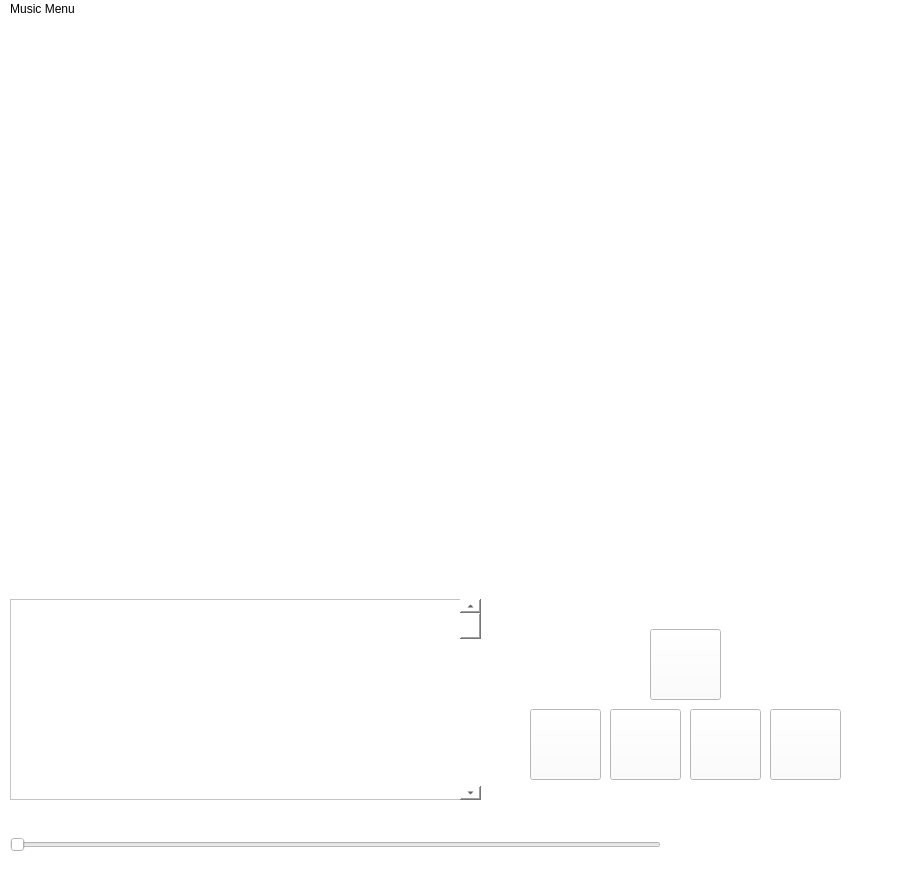
<?xml version="1.0" encoding="UTF-8"?>
<ui version="4.0">
 <class>MainWindow</class>
 <widget class="QMainWindow" name="MainWindow">
  <property name="geometry">
   <rect>
    <x>0</x>
    <y>0</y>
    <width>907</width>
    <height>890</height>
   </rect>
  </property>
  <property name="windowTitle">
   <string>MainWindow</string>
  </property>
  <property name="styleSheet">
   <string notr="true">

background-color: rgb(255, 255, 255);</string>
  </property>
  <property name="iconSize">
   <size>
    <width>200</width>
    <height>30</height>
   </size>
  </property>
  <property name="tabShape">
   <enum>QTabWidget::Rounded</enum>
  </property>
  <widget class="QWidget" name="centralwidget">
   <widget class="QListWidget" name="listWidget">
    <property name="geometry">
     <rect>
      <x>10</x>
      <y>580</y>
      <width>471</width>
      <height>201</height>
     </rect>
    </property>
    <property name="styleSheet">
     <string notr="true">

background-color: rgb(255, 255, 255);</string>
    </property>
   </widget>
   <widget class="QPushButton" name="pushButton">
    <property name="geometry">
     <rect>
      <x>650</x>
      <y>610</y>
      <width>71</width>
      <height>71</height>
     </rect>
    </property>
    <property name="text">
     <string/>
    </property>
    <property name="icon">
     <iconset>
      <normaloff>../../Desktop/Python/images/play button.png</normaloff>../../Desktop/Python/images/play button.png</iconset>
    </property>
    <property name="iconSize">
     <size>
      <width>70</width>
      <height>70</height>
     </size>
    </property>
    <property name="shortcut">
     <string/>
    </property>
   </widget>
   <widget class="QPushButton" name="pushButton_2">
    <property name="geometry">
     <rect>
      <x>690</x>
      <y>690</y>
      <width>71</width>
      <height>71</height>
     </rect>
    </property>
    <property name="text">
     <string/>
    </property>
    <property name="icon">
     <iconset>
      <normaloff>../../Desktop/Python/images/pause button.png</normaloff>../../Desktop/Python/images/pause button.png</iconset>
    </property>
    <property name="iconSize">
     <size>
      <width>70</width>
      <height>70</height>
     </size>
    </property>
    <property name="shortcut">
     <string/>
    </property>
   </widget>
   <widget class="QPushButton" name="pushButton_5">
    <property name="geometry">
     <rect>
      <x>610</x>
      <y>690</y>
      <width>71</width>
      <height>71</height>
     </rect>
    </property>
    <property name="text">
     <string/>
    </property>
    <property name="icon">
     <iconset>
      <normaloff>../../Desktop/Python/images/stop button.png</normaloff>../../Desktop/Python/images/stop button.png</iconset>
    </property>
    <property name="iconSize">
     <size>
      <width>70</width>
      <height>70</height>
     </size>
    </property>
    <property name="shortcut">
     <string/>
    </property>
   </widget>
   <widget class="QLabel" name="label_2">
    <property name="geometry">
     <rect>
      <x>0</x>
      <y>-20</y>
      <width>901</width>
      <height>591</height>
     </rect>
    </property>
    <property name="styleSheet">
     <string notr="true">

background-color: rgb(255, 255, 255);</string>
    </property>
    <property name="text">
     <string/>
    </property>
    <property name="pixmap">
     <pixmap>../../Desktop/pic/3736046718_a music logo of a man who listens to music with he_xl-beta-v2-2-2.png</pixmap>
    </property>
    <property name="scaledContents">
     <bool>true</bool>
    </property>
   </widget>
   <widget class="QScrollBar" name="verticalScrollBar">
    <property name="geometry">
     <rect>
      <x>460</x>
      <y>580</y>
      <width>21</width>
      <height>201</height>
     </rect>
    </property>
    <property name="styleSheet">
     <string notr="true">

background-color: rgb(255, 255, 255);</string>
    </property>
    <property name="orientation">
     <enum>Qt::Vertical</enum>
    </property>
   </widget>
   <widget class="QPushButton" name="pushButton_3">
    <property name="geometry">
     <rect>
      <x>770</x>
      <y>690</y>
      <width>71</width>
      <height>71</height>
     </rect>
    </property>
    <property name="text">
     <string/>
    </property>
    <property name="icon">
     <iconset>
      <normaloff>../../Desktop/Python/images/imageForward.png</normaloff>../../Desktop/Python/images/imageForward.png</iconset>
    </property>
    <property name="iconSize">
     <size>
      <width>70</width>
      <height>70</height>
     </size>
    </property>
    <property name="shortcut">
     <string/>
    </property>
   </widget>
   <widget class="QPushButton" name="pushButton_7">
    <property name="geometry">
     <rect>
      <x>530</x>
      <y>690</y>
      <width>71</width>
      <height>71</height>
     </rect>
    </property>
    <property name="text">
     <string/>
    </property>
    <property name="icon">
     <iconset>
      <normaloff>../../Desktop/Python/images/imageBACKWARD.png</normaloff>../../Desktop/Python/images/imageBACKWARD.png</iconset>
    </property>
    <property name="iconSize">
     <size>
      <width>70</width>
      <height>70</height>
     </size>
    </property>
    <property name="shortcut">
     <string/>
    </property>
   </widget>
   <widget class="QLabel" name="label_3">
    <property name="geometry">
     <rect>
      <x>680</x>
      <y>790</y>
      <width>181</width>
      <height>51</height>
     </rect>
    </property>
    <property name="font">
     <font>
      <pointsize>12</pointsize>
     </font>
    </property>
    <property name="text">
     <string/>
    </property>
   </widget>
   <widget class="QSlider" name="horizontalSlider">
    <property name="geometry">
     <rect>
      <x>10</x>
      <y>800</y>
      <width>651</width>
      <height>51</height>
     </rect>
    </property>
    <property name="orientation">
     <enum>Qt::Horizontal</enum>
    </property>
   </widget>
   <zorder>label_2</zorder>
   <zorder>listWidget</zorder>
   <zorder>pushButton</zorder>
   <zorder>pushButton_2</zorder>
   <zorder>pushButton_5</zorder>
   <zorder>verticalScrollBar</zorder>
   <zorder>pushButton_3</zorder>
   <zorder>pushButton_7</zorder>
   <zorder>label_3</zorder>
   <zorder>horizontalSlider</zorder>
  </widget>
  <widget class="QMenuBar" name="menuBar">
   <property name="geometry">
    <rect>
     <x>0</x>
     <y>0</y>
     <width>907</width>
     <height>26</height>
    </rect>
   </property>
   <widget class="QMenu" name="menuSong">
    <property name="title">
     <string>Music Menu</string>
    </property>
   </widget>
   <addaction name="menuSong"/>
  </widget>
  <action name="actionAdd_song">
   <property name="text">
    <string>Add song</string>
   </property>
  </action>
  <action name="actionExit">
   <property name="text">
    <string>Exit</string>
   </property>
  </action>
  <action name="actionAdd_Song">
   <property name="text">
    <string>Add Song</string>
   </property>
  </action>
  <action name="actionExit_2">
   <property name="text">
    <string>Exit</string>
   </property>
  </action>
 </widget>
 <resources/>
 <connections/>
</ui>
